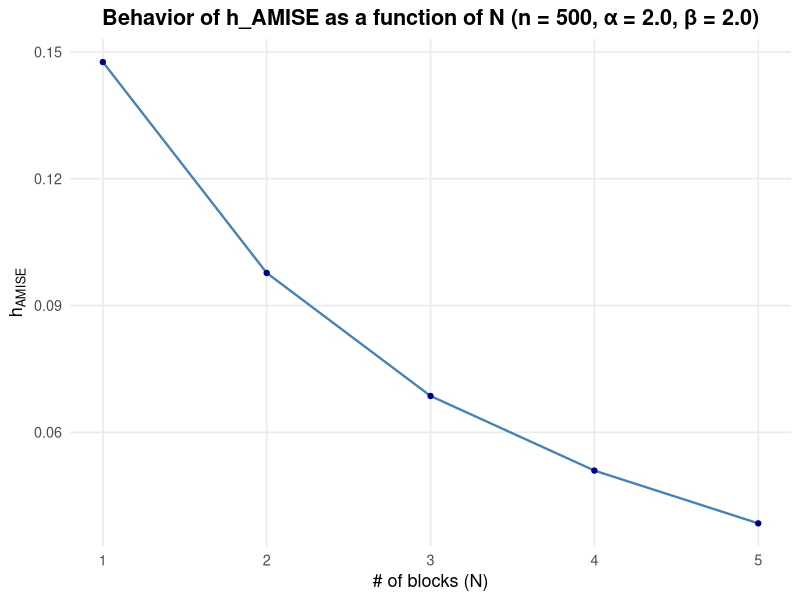
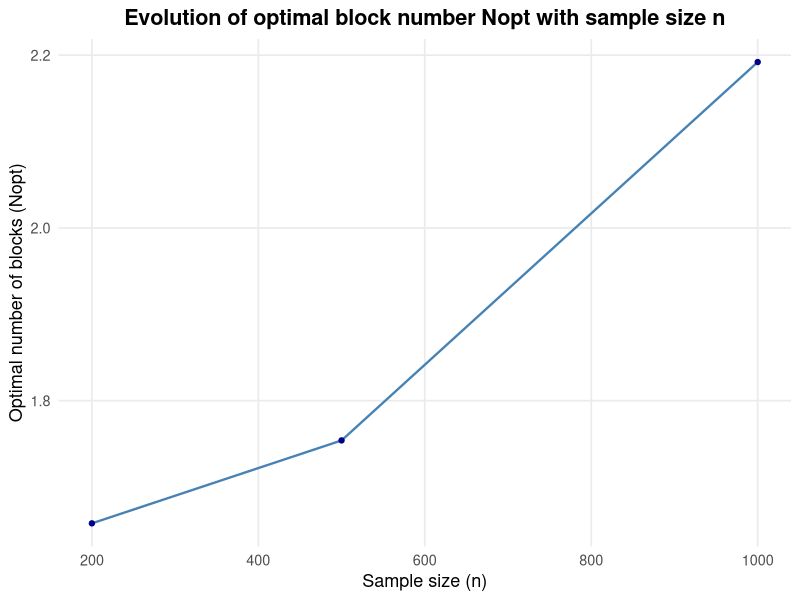
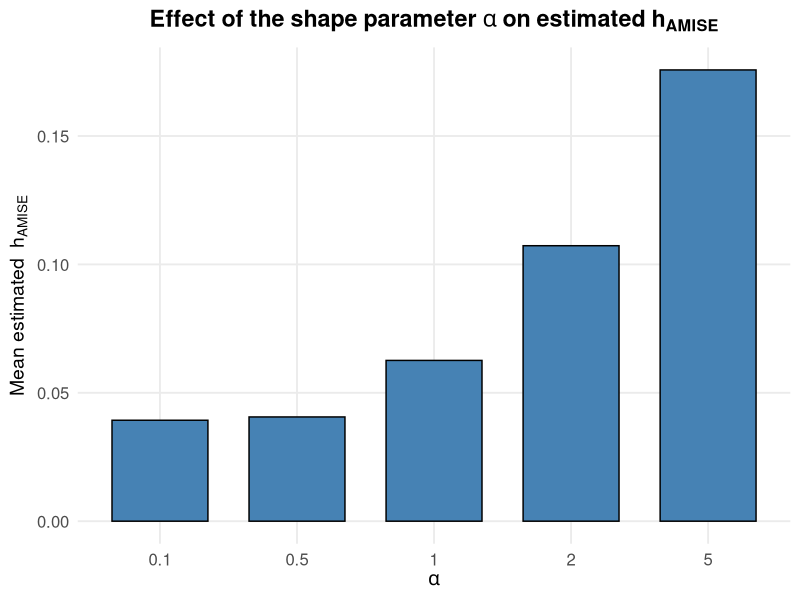

These figures' R source, in order:
library(ggplot2)
set.seed(26)

m <- function(x) {
  sin( (x/3 + 0.1)^(-1) )
}

gen_X <- function(n, alpha, beta) {
  rbeta(n, alpha, beta)
}

gen_Y <- function(X, sigma2 = 1) {
  m(X) + rnorm(length(X), 0, sqrt(sigma2))
}

block_indices <- function(X, N) {
  quantiles <- quantile(X, probs = seq(0, 1, length.out = N + 1), na.rm = TRUE)
  bin <- cut(X, breaks = quantiles, include.lowest = TRUE, right = FALSE)
  split(seq_along(X), bin)
}

fit_block_poly <- function(x, y) {
  df <- data.frame(y = y, x = x)
  fit <- lm(y ~ poly(x, 4, raw = TRUE), data = df)
  
  coeff <- coef(fit)  
  m_hat <- fitted(fit)
  
  beta2 <- coeff[3]
  beta3 <- coeff[4]
  beta4 <- coeff[5]
  m_hat2 <- 2*beta2 + 6*beta3*x + 12*beta4*x^2
  
  list(coef = coeff, m_hat = m_hat, m_hat2 = m_hat2, rss = sum((y - m_hat)^2))
}

estimate_theta_sigma <- function(X, Y, N) {
  idx_list <- block_indices(X, N)
  
  total_rss <- 0
  m2_sq_sum <- 0
  n <- length(X)
  
  for (i in idx_list) {
    if (length(i) < 5 || length(unique(X[i])) < 5) next
    
    x <- X[i]; y <- Y[i]
    fit <- fit_block_poly(x, y)
    total_rss <- total_rss + fit$rss
    m2_sq_sum <- m2_sq_sum + sum(fit$m_hat2^2)
  }
  
  theta22_hat <- m2_sq_sum / n
  df <- n - 5 * N
  sigma2_hat <- total_rss / df
  
  list(theta22 = theta22_hat, sigma2 = sigma2_hat, RSS = total_rss)
}

h_amise_from_estimates <- function(n, sigma2_hat, theta22_hat, interval_len = 1) {
  n^(-1/5) * ((35 * sigma2_hat * interval_len) / theta22_hat)^(1/5)
}

mallows_cp <- function(RSS_N, RSS_Nmax, n, N, Nmax) {
  denom <- RSS_Nmax / (n - 5 * Nmax)
  RSS_N / denom - (n - 10 * N)
}

choose_N_by_cp <- function(X, Y) {
  n <- length(X)
  Nmax <- max(min(floor(n / 20), 5), 1)
  Ns <- 1:Nmax
  
  est_max <- estimate_theta_sigma(X, Y, Nmax)
  RSS_max <- est_max$RSS
  
  tab <- data.frame(N = integer(), theta22 = double(), sigma2 = double(),
                    RSS = double(), Cp = double(), h = double())
  
  for (N in Ns) {
    est <- estimate_theta_sigma(X, Y, N)
    CpN <- mallows_cp(est$RSS, RSS_max, n, N, Nmax)
    hN  <- h_amise_from_estimates(n, est$sigma2, est$theta22, interval_len = 1)
    tab <- rbind(tab, data.frame(
      N = N, theta22 = est$theta22, sigma2 = est$sigma2, RSS = est$RSS, Cp = CpN, h = hN
    ))
  }
  
  i <- which.min(tab$Cp)
  list(Nopt = tab$N[i], Cp = tab$Cp[i], table = tab)
}

estimate_h_for_dataset <- function(n, alpha, beta, sigma2 = 1) {
  
  X <- gen_X(n, alpha, beta)
  Y <- gen_Y(X, sigma2)
  
  sel <- choose_N_by_cp(X, Y)
  return(list(
    X = X, Y = Y,
    table_N = sel$table,
    Nopt = sel$Nopt,
    h_at_Nopt = if (is.na(sel$Nopt)) NA_real_ else sel$table$h[sel$table$N == sel$Nopt]
  ))
}

run_simulation <- function(
    n_vals = c(200, 500, 1000),
    alpha_beta_list = list(c(5,2), c(2,2), c(1,2), c(0.5,2), c(0.1,2)),
    sigma2 = 1,
    R = 100
) {
  res_all <- list()
  counter <- 1
  
  for (n in n_vals) {
    for (ab in alpha_beta_list) {
      alpha <- ab[1]; beta <- ab[2]
      
      for (r in 1:R) {
        out <- estimate_h_for_dataset(n, alpha, beta, sigma2)
        tab <- out$table_N
        tab$rep <- r
        tab$n   <- n
        tab$alpha <- alpha
        tab$beta  <- beta
        tab$h_opt <- out$h_at_Nopt
        tab$Nopt  <- out$Nopt
        
        res_all[[counter]] <- tab
        counter <- counter + 1
      }
    }
  }
  
  do.call(rbind, res_all)
}

df <- run_simulation()




n_pick <- 500
alpha_pick <- 2
beta_pick <- 2
df_sub <- subset(df, n == n_pick & alpha == alpha_pick & beta == beta_pick)
df_mean <- aggregate(h ~ N, data = df_sub, FUN = mean, na.rm = TRUE)

p1 <- ggplot(df_mean, aes(x = N, y = h)) +
  geom_line(color = "steelblue", size = 0.8) +
  geom_point(color = "darkblue", size = 1.5) +
  labs(
    title = sprintf("Behavior of h_AMISE as a function of N (n = %d, α = %.1f, β = %.1f)", 
                    n_pick, alpha_pick, beta_pick),
    x = "# of blocks (N)",
    y = expression(h[AMISE])
  ) +
  theme_minimal(base_size = 13) +
  theme(
    plot.title = element_text(hjust = 0.5, face = "bold"),
    panel.grid.minor = element_blank()
  )

ggsave("h_vs_N.png", p1, width = 7, height = 4.5, dpi = 300)



df_Nopt <- aggregate(Nopt ~ n, data = df, FUN = mean, na.rm = TRUE)

p2 <- ggplot(df_Nopt, aes(x = n, y = Nopt)) +
  geom_line(color = "steelblue", size = 0.8) +
  geom_point(color = "darkblue", size = 1.5) +
  labs(
    title = "Evolution of optimal block number Nopt with sample size n",
    x = "Sample size (n)",
    y = "Optimal number of blocks (Nopt)"
  ) +
  theme_minimal(base_size = 13) +
  theme(
    plot.title = element_text(hjust = 0.5, face = "bold"),
    panel.grid.minor = element_blank()
  )

ggsave("Nopt_vs_n.png", p2, width = 7, height = 4.5, dpi = 300)



df_hopt <- subset(df, !is.na(h_opt) & is.finite(h_opt))
df_mean_shape <- aggregate(h_opt ~ alpha, data = df_hopt, FUN = mean, na.rm = TRUE)

p3 <- ggplot(df_mean_shape, aes(x = factor(alpha), y = h_opt)) +
  geom_col(fill = "steelblue", color = "black", width = 0.7) +
  labs(
    title = expression(bold("Effect of the shape parameter " * alpha * " on estimated " * h[AMISE])),
    x = expression(alpha),
    y = expression("Mean estimated " ~ h[AMISE])
  ) +
  theme_minimal(base_size = 14) +
  theme(
    plot.title = element_text(face = "bold", hjust = 0.5),
    panel.grid.minor = element_blank(),
    axis.text = element_text(size = 12)
  )

ggsave("shape_effect_alpha.png", p3, width = 7, height = 4.5, dpi = 300)






